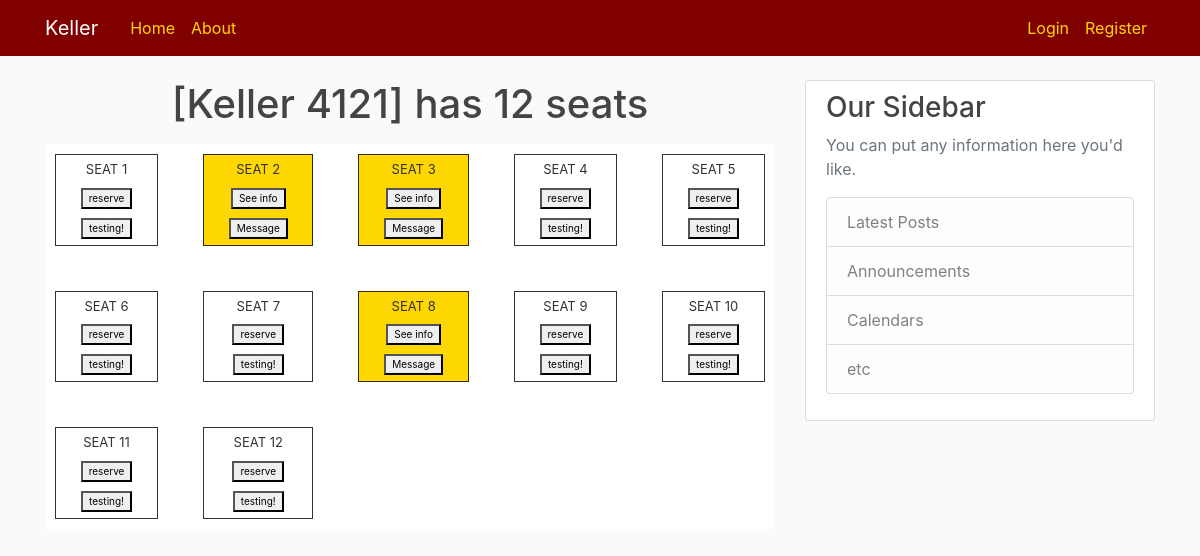
Page /location/Keller 4121 on the earlier database version.
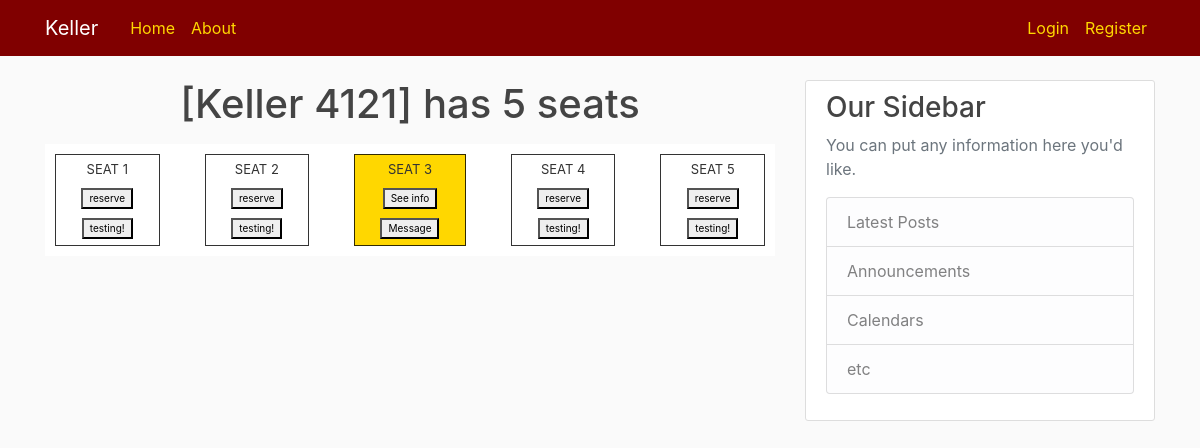
Same page on the later database version.
### flaskblog/models.py (models this page shows, shortened)
class Seat(db.Model):
    __table_args__ = (
        db.UniqueConstraint('location_name', 'seat_num', name='unique_seat_info'),
    )
    id = db.Column(db.Integer, primary_key=True)
    location_name = db.Column(db.String(100), nullable=False)
    seat_num = db.Column(db.Integer, nullable=False)
    location_id = db.Column(db.Integer, db.ForeignKey('location.id'), nullable=False)
    users = db.relationship('User', backref='seated', lazy=True)

### flaskblog/locations/routes.py (the view)
@locations.route("/location/<string:name>")
def show_seats(name):
    location = Location.query.filter_by(name=name).first_or_404()
    seats = Seat.query.filter_by(where=location)
    return render_template('location.html',seats=seats, location=location)

### flaskblog/templates/location.html (shortened to what this page needs)
{%extends "layout.html"%}
{%block content%}
  <h1 class="mb-3 text-center">[{{ location.name }}] has {{ seats.count() }} seats</h1>
  <div class="grid-container">
    {%for seat in seats%}
      {%if seat.users%}
        {%if seat.users[0] == current_user%}
            <div class="grid-item occupied-seat">
              <a href="#" data-toggle="tooltip" data-placement="top" title="{{seat.users[0].username}}">
                <div class="seat_name">SEAT {{seat.seat_num}}</div>
              </a>
              <a href="{{ url_for('locations.leave', seat_id=seat.id, location_name=location.name) }}"><button class="button button1">Leave Seat</button></a>
              <a href="{{ url_for('users.account') }}"><button class="button button1">Update</button></a>
            </div>
          {%else%}
            <div class="grid-item owned-seat">
              <div class="seat_name">SEAT {{seat.seat_num}}</div>
              <a href="{{ url_for('users.profile', username=(seat.users)[0].username)}}"><button class="button button1">See info</button></a>
              <a href="{{ url_for('main.home', page=page_num) }}"><button class="button button1">Message</button></a>
            </div>
        {%endif%}
      {%else%}
        <div class="grid-item empty-seat">
          <div class="seat_name">SEAT {{seat.seat_num}}</div>
          <a href="{{ url_for('locations.reserve', seat_id=seat.id, location_name=location.name) }}"><button class="button button1">reserve</button></a>
          <a href="{{ url_for('main.home', page=page_num) }}"><button class="button button1">testing!</button></a>
        </div>
      {%endif%}
    {% endfor %}
  </div>
{%endblock content%}

Differences in the rows shown:
removed Seat: seat_num "6"
removed Seat: seat_num "7"
removed Seat: seat_num "8"
removed Seat: seat_num "9"
removed Seat: seat_num "10"
removed Seat: seat_num "11"
removed Seat: seat_num "12"
computed for Seat (number 2 of 5 on the later page): text "See info Message" → "reserve testing!"
Other differences:
{{ seats.count() }}: "12" → "5"
